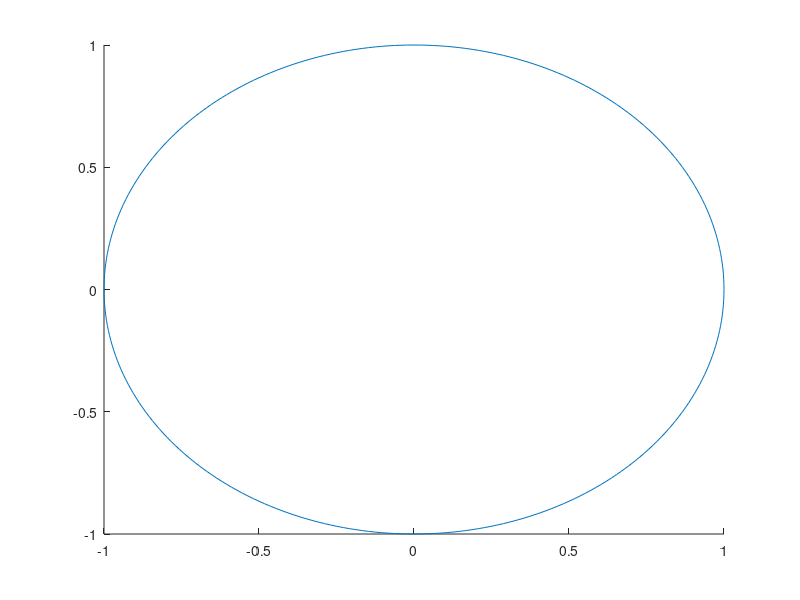

The MATLAB script that drew this image:
function h = ellipseGeneration(ra, rb, ang, x0, y0, C, Nb)
%function h = ellipseGeneration(ra, rb, ang, x0, y0, C, Nb)
%Inputs:  ra, floating point for the semimajor axis 
%         rb, floating point for the semiminor axis
%         ang, floating point for the ellipse tilt in degrees
%         x0, floating point for the center of the ellipse on the cartesian
%         plane
%         y0, floating point for the center of the ellipse on the cartesian
%         plane
%         C, string representing the color of the ellipse   
%         Nb, integer specifying the number of point to be used while
%         generating the ellipse
%
%Outputs: h, the handle of the ellipse 
%
%Description: This function plots an ellipse with the given semimajor,
%semiminor, tilt, center coordinates, color, and number of points to
%generate the ellipse. More than one ellipse can be plotted at once, if the
%values for ra, rb, and ang are all vectors of the same length. If all
%three input values are of length L, then L ellipses will be created and
%added to the starting coordinates. Also, if ra, rb, and ang are scalar,
%but x0 and y0 are vectors of length M, then M ellipses will be generated
%of the same dimensions at the M different coordinates. The string value
%for the color should follow the same as the plot formatting. This format
%should be 'r', 'b', 'g', or some other specificed RGB value.If no color 
%is specified, it makes automatic use of the colors specified by the axes 
%ColorOrder property. For several circles C may be a vector. The default
%value for Nb is 300. If ra == rb, then a circle will be plotted
%Example ellipse(1,2,45,1,1,'r'), This produces a red ellipse rotated 45
%degrees counterclockwise from the x axis, centered at (1,1).


%Input Arguments
if nargin < 1
  ra = [];
end

if nargin < 2
  rb = [];
end

if nargin < 3
  ang = [];
end

if nargin < 5
  x0 = [];
  y0 = [];
end

if nargin < 6
  C = [];
end

if nargin < 7
  Nb = [];
end

%Default Values for Parameters
if isempty(ra)
    ra = 1;
end
if isempty(rb)
    rb = 1;
end
if isempty(ang)
    ang = 0;
end
if isempty(x0)
    x0 = 0;
end;
if isempty(y0) 
    y0 = 0; 
end
if isempty(Nb)
    Nb = 300;
end
if isempty(C)
    C = get(gca,'colororder');
end

%Variable Sizes
x0 = x0(:);
y0 = y0(:);
ra = ra(:);
rb = rb(:);
ang = ang(:);
Nb = Nb(:);
if ischar(C)
    C = C(:);
end

if length(ra) ~= length(rb),
  error('length(ra) ~= length(rb)');
end;
if length(x0)~=length(y0),
  error('length(x0) ~= length(y0)');
end;

%Number of Ellipses
if length(ra) ~= length(x0)
  maxk = length(ra)*length(x0);
else
  maxk = length(ra);
end

%Generation Loop
for k = 1:maxk
  if length(x0) == 1
    xpos = x0;
    ypos = y0;
    radm = ra(k);
    radn = rb(k);
    
    if length(ang) == 1 
      an = ang;
    else
      an = ang(k);
    end
    
  elseif length(ra) == 1
    xpos = x0(k);
    ypos = y0(k);
    radm = ra;
    radn = rb;
    an = ang;
    
  elseif length(x0) == length(ra)
    xpos = x0(k);
    ypos = y0(k);
    radm = ra(k);
    radn = rb(k);
    an = ang(k);
    
  else
    rada = ra(fix((k-1)/size(x0,1))+1);
    radb = rb(fix((k-1)/size(x0,1))+1);
    an = ang(fix((k-1)/size(x0,1))+1);
    xpos = x0(rem(k-1,size(x0,1))+1);
    ypos = y0(rem(k-1,size(y0,1))+1);
  end

  co = cosd(an);
  si = sind(an);
  the = linspace(0,2*pi,Nb(rem(k-1,size(Nb,1))+1,:)+1);
  h(k) = line(radm*cos(the)*co-si*radn*sin(the)+xpos,radm*cos(the)*si+co*radn*sin(the)+ypos);
  set(h(k),'color',C(rem(k-1,size(C,1))+1,:));
end